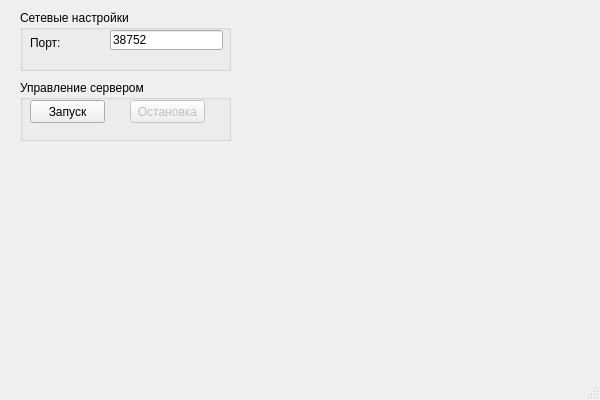
<?xml version="1.0" encoding="UTF-8"?>
<ui version="4.0">
 <class>MainWindow</class>
 <widget class="QMainWindow" name="MainWindow">
  <property name="geometry">
   <rect>
    <x>0</x>
    <y>0</y>
    <width>600</width>
    <height>400</height>
   </rect>
  </property>
  <property name="sizePolicy">
   <sizepolicy hsizetype="Fixed" vsizetype="Fixed">
    <horstretch>0</horstretch>
    <verstretch>0</verstretch>
   </sizepolicy>
  </property>
  <property name="minimumSize">
   <size>
    <width>600</width>
    <height>400</height>
   </size>
  </property>
  <property name="maximumSize">
   <size>
    <width>600</width>
    <height>400</height>
   </size>
  </property>
  <property name="windowTitle">
   <string>pyTransServ</string>
  </property>
  <widget class="QWidget" name="centralwidget">
   <widget class="QGroupBox" name="groupBox">
    <property name="geometry">
     <rect>
      <x>20</x>
      <y>10</y>
      <width>211</width>
      <height>61</height>
     </rect>
    </property>
    <property name="title">
     <string>Сетевые настройки</string>
    </property>
    <widget class="QLineEdit" name="entPort">
     <property name="geometry">
      <rect>
       <x>90</x>
       <y>20</y>
       <width>113</width>
       <height>20</height>
      </rect>
     </property>
     <property name="text">
      <string>38752</string>
     </property>
    </widget>
    <widget class="QLabel" name="label">
     <property name="geometry">
      <rect>
       <x>10</x>
       <y>23</y>
       <width>51</width>
       <height>20</height>
      </rect>
     </property>
     <property name="text">
      <string>Порт:</string>
     </property>
    </widget>
   </widget>
   <widget class="QGroupBox" name="groupBox_2">
    <property name="geometry">
     <rect>
      <x>20</x>
      <y>80</y>
      <width>211</width>
      <height>61</height>
     </rect>
    </property>
    <property name="title">
     <string>Управление сервером</string>
    </property>
    <widget class="QPushButton" name="btnRunServer">
     <property name="geometry">
      <rect>
       <x>10</x>
       <y>20</y>
       <width>75</width>
       <height>23</height>
      </rect>
     </property>
     <property name="text">
      <string>Запуск</string>
     </property>
    </widget>
    <widget class="QPushButton" name="btnStopServer">
     <property name="enabled">
      <bool>false</bool>
     </property>
     <property name="geometry">
      <rect>
       <x>110</x>
       <y>20</y>
       <width>75</width>
       <height>23</height>
      </rect>
     </property>
     <property name="text">
      <string>Остановка</string>
     </property>
    </widget>
   </widget>
  </widget>
  <widget class="QMenuBar" name="menubar">
   <property name="geometry">
    <rect>
     <x>0</x>
     <y>0</y>
     <width>600</width>
     <height>21</height>
    </rect>
   </property>
  </widget>
  <widget class="QStatusBar" name="statusbar"/>
 </widget>
 <resources/>
 <connections/>
</ui>
